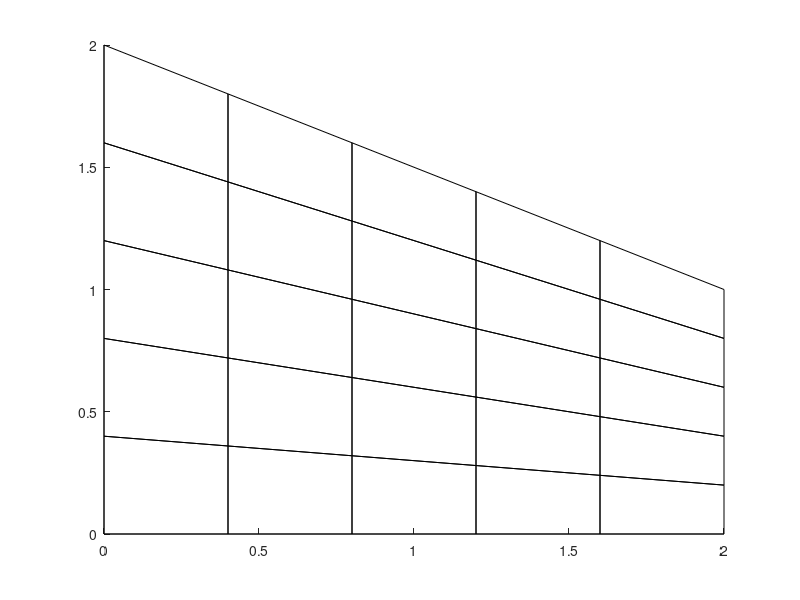

Recreate this plot in MATLAB.
clc
clear
close all
%% Mesh Assembly
nodes_origin = [0,0;
                2,0;
                2,1;
                0,2];

N_total = 25;
N = sqrt(N_total);

bottomEdge_x = linspace(nodes_origin(1,1),nodes_origin(2,1),N+1);
bottomEdge_y = linspace(nodes_origin(1,2),nodes_origin(2,2),N+1);

topEdge_y = linspace(nodes_origin(4,2),nodes_origin(3,2),N+1);

%Building x coordinates
coord_x = repmat(bottomEdge_x,N+1,1);
%Building y coordinates
coord_y = zeros(N+1,N+1);

for i = 1:N+1
    temp = linspace(bottomEdge_y(i),topEdge_y(i),N+1);
    coord_y(:,i) = temp;
end

node_number = 1:(N+1)^2;

node_number = reshape(node_number,N+1,N+1)';

E2N = zeros(N.^2,4);
indx = 1;
for i = 1:N
    for j = 1:N
        temp = [node_number(i,j),node_number(i+1,j),node_number(i+1,j+1),node_number(i,j+1)];
        E2N(indx,:) = temp;
        indx = indx+1;
    end
end

nodes = [reshape(coord_x',[],1),reshape(coord_y',[],1)];

patch('Faces',E2N,'Vertices',nodes,'FaceColor','none')

%% Force Assembly

